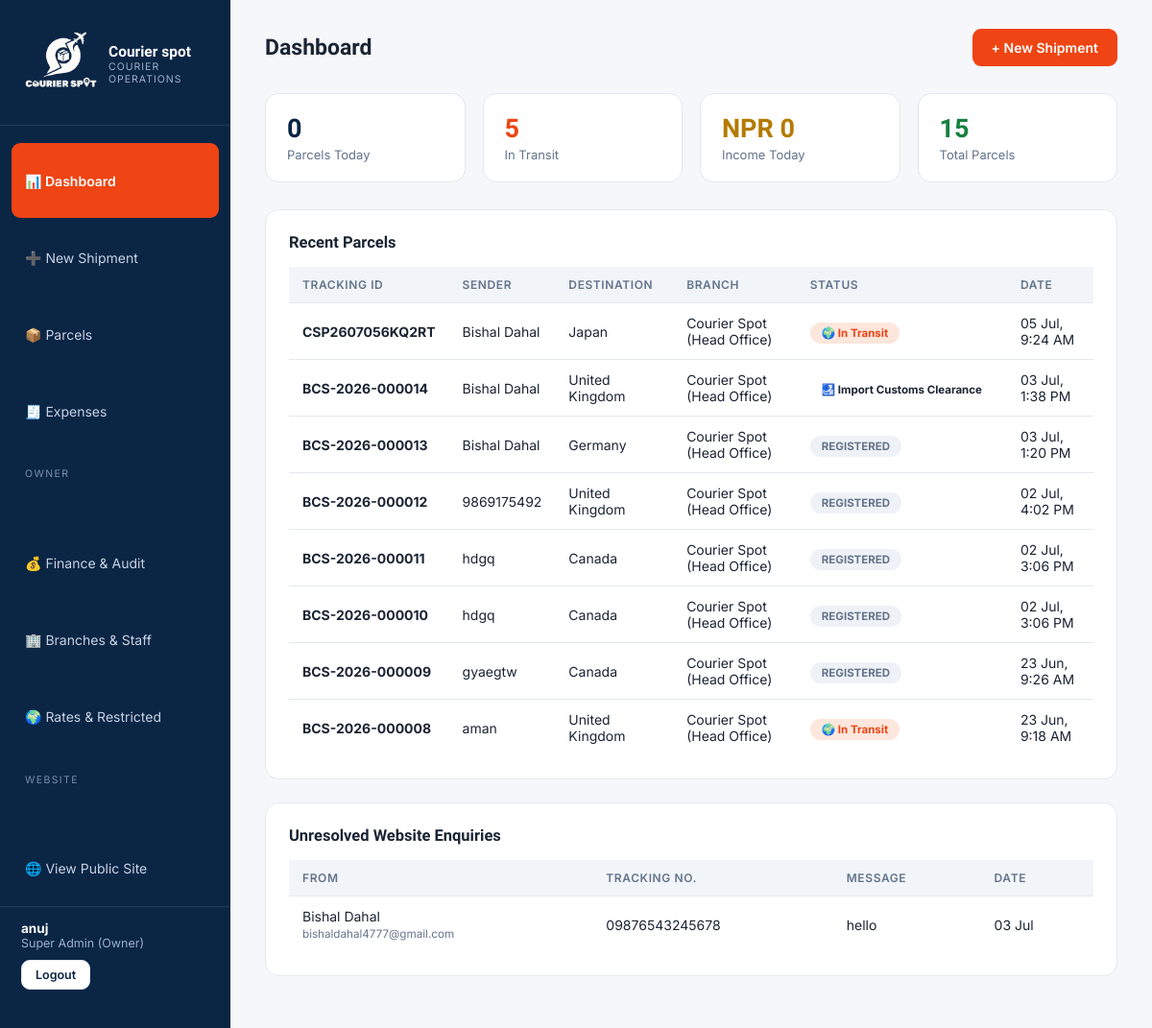
/panel/ (signed in), run on an earlier commit of the app's database.
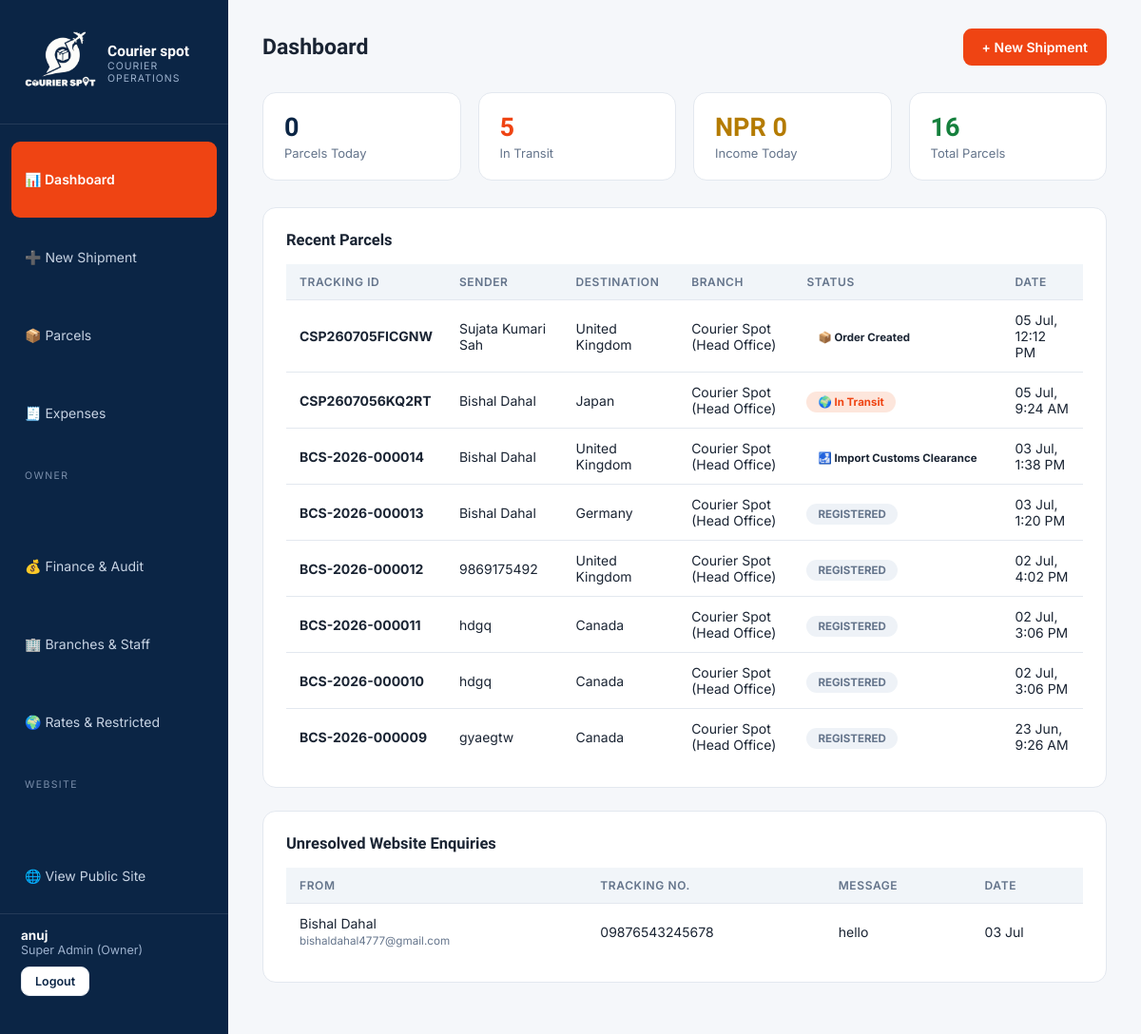
And on a later commit of the database.
### tracking/models.py (models this page shows, shortened)
class Parcel(models.Model):
    class Status(models.TextChoices):
        ORDER_CREATED = 'ORDER_CREATED', '📦 Order Created'
        COLLECTED = 'COLLECTED', '✅ Parcel Collected'
        RECEIVED_BRANCH = 'RECEIVED_BRANCH', '🏢 Received at Courier Spot Branch'
        PROCESSED = 'PROCESSED', '📋 Shipment Processed'
        TRANSFERRED_HUB = 'TRANSFERRED_HUB', '🚚 Transferred to Kathmandu Export Hub'
        EXPORT_CUSTOMS = 'EXPORT_CUSTOMS', '🛃 Export Customs Clearance'
        DEPARTED = 'DEPARTED', '✈️ Departed from Nepal'
        IN_TRANSIT = 'IN_TRANSIT', '🌍 In Transit'
        ARRIVED_DEST = 'ARRIVED_DEST', '🇬🇧 Arrived at Destination Country'
        IMPORT_CUSTOMS = 'IMPORT_CUSTOMS', '🛃 Import Customs Clearance'
        TRANSFERRED_LOCAL = 'TRANSFERRED_LOCAL', '🚛 Transferred to Local Delivery Partner'
        OUT_FOR_DELIVERY = 'OUT_FOR_DELIVERY', '🚚 Out for Delivery'
        DELIVERED = 'DELIVERED', '✅ Delivered'
        CANCELLED = 'CANCELLED', 'Cancelled'
    CARRIERS = [('FEDEX', 'FedEx'), ('DHL', 'DHL Express'), ('ARAMEX', 'Aramex'),
                ('SKYNET', 'SkyNet'), ('DPD', 'DPD')]
    tracking_id = models.CharField(max_length=20, unique=True, editable=False)
    branch = models.ForeignKey('operations.Branch', on_delete=models.PROTECT, related_name='parcels')
    sender_name = models.CharField(max_length=120)
    sender_phone = models.CharField(max_length=20)
    sender_address = models.CharField(max_length=255)
    sender_email = models.EmailField(blank=True)
    receiver_name = models.CharField(max_length=120)
    receiver_phone = models.CharField(max_length=30)
    receiver_address = models.CharField(max_length=255)
    destination_country = models.CharField(max_length=80)
    status = models.CharField(max_length=20, choices=Status.choices, default=Status.ORDER_CREATED)
    carrier = models.CharField(max_length=10, choices=CARRIERS, blank=True)
    carrier_tracking_no = models.CharField(max_length=60, blank=True)
    qr_code = models.ImageField(upload_to='qr/', blank=True)
    created_by = models.ForeignKey(settings.AUTH_USER_MODEL, on_delete=models.PROTECT)
    created_at = models.DateTimeField(auto_now_add=True)
    class Meta:
        ordering = ['-created_at']

### operations/models.py (models this page shows, shortened)
class Branch(models.Model):
    name = models.CharField(max_length=120)
    location = models.CharField(max_length=160, help_text='City / area, e.g. Kathmandu — Dhumbarahi')
    address = models.CharField(max_length=255)
    phone = models.CharField(max_length=40)
    email = models.EmailField(blank=True)
    is_active = models.BooleanField(default=True)
    created_at = models.DateTimeField(auto_now_add=True)
    class Meta:
        verbose_name_plural = 'Branches'

### core/models.py (models this page shows, shortened)
class ContactEnquiry(models.Model):
    name = models.CharField(max_length=120)
    email = models.EmailField()
    tracking_number = models.CharField(max_length=30, blank=True)
    message = models.TextField()
    parcel = models.ForeignKey('tracking.Parcel', null=True, blank=True, on_delete=models.SET_NULL)
    created_at = models.DateTimeField(auto_now_add=True)
    is_resolved = models.BooleanField(default=False)
    class Meta:
        verbose_name_plural = 'Contact enquiries'
        ordering = ['-created_at']

### operations/views.py (the view)
# urls.py: path('panel/', ops.dashboard, name='panel_dashboard'),
@panel_required
def dashboard(request):
    today = timezone.localdate()
    parcels = branch_scope(Parcel.objects.all(), request.user)
    invoices = branch_scope(Invoice.objects.all(), request.user)
    ctx = {
        'today_parcels': parcels.filter(created_at__date=today).count(),
        'total_parcels': parcels.count(),
        'in_transit': parcels.filter(status=Parcel.Status.IN_TRANSIT).count(),
        'today_income': invoices.filter(created_at__date=today).aggregate(s=Sum('grand_total'))['s'] or 0,
        'recent': parcels.select_related('branch')[:8],
        'enquiries': ContactEnquiry.objects.filter(is_resolved=False)[:5] if request.user.is_owner else None,
    }
    return render(request, 'panel/dashboard.html', ctx)

### accounts/models.py (called while the page is built)
    @property
    def is_owner(self):
        return self.role == self.Roles.SUPERADMIN

    @property
    def is_panel_user(self):
        return self.role in (self.Roles.SUPERADMIN, self.Roles.BRANCH_ADMIN, self.Roles.STAFF)

### operations/views.py (called while the page is built)
def panel_required(view):
    @wraps(view)
    @login_required
    def wrapper(request, *a, **kw):
        if not request.user.is_panel_user:
            return HttpResponseForbidden('Staff panel access only.')
        return view(request, *a, **kw)
    return wrapper

def branch_scope(qs, user):
    return qs if user.is_owner else qs.filter(branch=user.branch)

### templates/panel/dashboard.html (shortened to what this page needs)
{% extends "panel/base_panel.html" %}
{% block content %}
<div class="topbar">
  <h1>Dashboard</h1>
  <a class="btn" href="{% url 'shipment_create' %}">+ New Shipment</a>
</div>
<div class="stats">
  <div class="stat"><div class="n">{{ today_parcels }}</div><div class="l">Parcels Today</div></div>
  <div class="stat"><div class="n red">{{ in_transit }}</div><div class="l">In Transit</div></div>
  <div class="stat"><div class="n gold">NPR {{ today_income|floatformat:0 }}</div><div class="l">Income Today</div></div>
  <div class="stat"><div class="n green">{{ total_parcels }}</div><div class="l">Total Parcels</div></div>
</div>
<div class="card">
  <h3>Recent Parcels</h3>
  <table>
    <thead><tr><th>TRACKING ID</th><th>SENDER</th><th>DESTINATION</th><th>BRANCH</th><th>STATUS</th><th>DATE</th></tr></thead>
    <tbody>
      {% for p in recent %}
      <tr onclick="location='{% url 'parcel_detail' p.pk %}'" style="cursor:pointer">
        <td><b>{{ p.tracking_id }}</b></td><td>{{ p.sender_name }}</td><td>{{ p.destination_country }}</td>
        <td>{{ p.branch.name }}</td><td><span class="pill pi-{{ p.status }}">{{ p.get_status_display }}</span></td>
        <td>{{ p.created_at|date:"d M, g:i A" }}</td></tr>
      {% empty %}<tr><td colspan="6" style="text-align:center;color:var(--muted)">No parcels yet — create your first shipment.</td></tr>{% endfor %}
    </tbody>
  </table>
</div>
{% if enquiries %}
<div class="card"><h3>Unresolved Website Enquiries</h3>
  <table><thead><tr><th>FROM</th><th>TRACKING NO.</th><th>MESSAGE</th><th>DATE</th></tr></thead><tbody>
  {% for e in enquiries %}<tr><td>{{ e.name }}<br><small style="color:var(--muted)">{{ e.email }}</small></td>
  <td>{{ e.tracking_number|default:"—" }}</td><td>{{ e.message|truncatechars:80 }}</td><td>{{ e.created_at|date:"d M" }}</td></tr>{% endfor %}
  </tbody></table>
</div>
{% endif %}
{% endblock %}

What changed in the data, as far as the page shows it:
no longer on this page (row unchanged): Parcel: tracking_id "BCS-2026-000008", sender_name "aman", destination_country "United Kingdom", branch.name "Courier Spot (Head Office)", status "🌍 In Transit", created_at "23 Jun, 9:18 AM"
added Parcel: tracking_id "CSP260705FICGNW", sender_name "Sujata Kumari Sah", destination_country "United Kingdom", branch.name "Courier Spot (Head Office)", status "📦 Order Created", created_at "05 Jul, 12:12 PM"
Also different on the page:
{{ total_parcels }}: "15" → "16"
